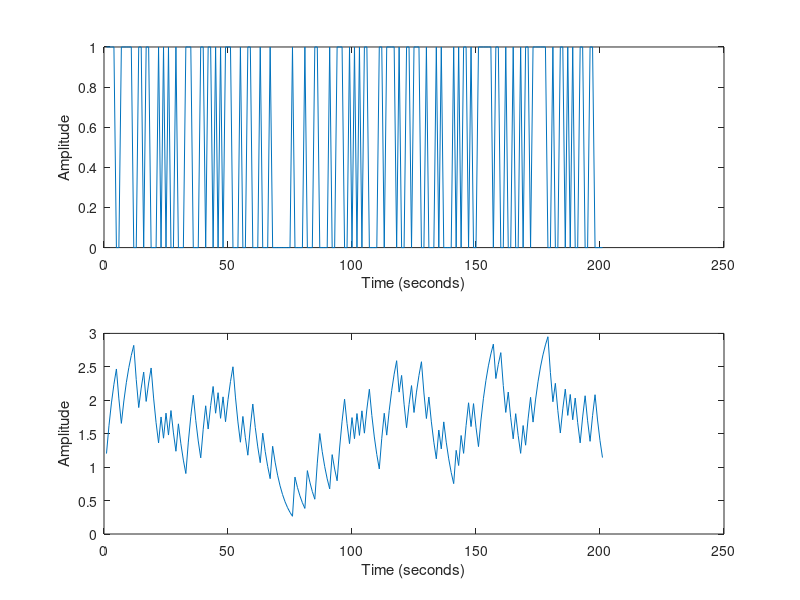
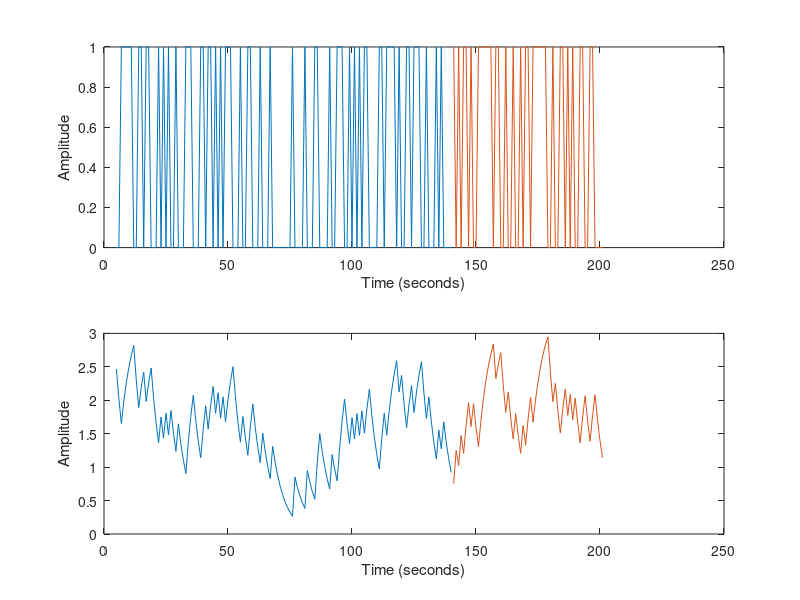

These figures' MATLAB source, in order: (Note: this script raises an error after producing the figures.)
%% Prova de Tecnicas de Modelagem de Sistemas Dinamicos

% Aluno: Matheus Brito Faria
% Numero de matricula: 2017074386
% Data: 31/08/2021

clear; clc; close all;
%% Carregando os dados
% Numero na chamada: 14
data=load('data_prova_tmsd_14.dat');

% Dados de entrada
u = data(:, 2);

% Dados de saida
y = data(:, 3);

% Dito no enunciado
ts = 1;

% Vetor de tempo
t = 1:ts:length(y);

figure();
subplot(2, 1, 1);
plot(t, u);
xlabel("Time (seconds)")
ylabel("Amplitude")
subplot(2, 1, 2);
plot(t, y);
xlabel("Time (seconds)")
ylabel("Amplitude")

% Separando os dados em identificacao e validacao em
% 70% para identificacao e 30% para validacao

% Removendo o degrau incial para remover informacoes do transiente inicial.

% E importante fazer esse tipo e abordagem para que possamos observar se os
% parametros realmente foram bem estimados, onde o sistema e colocar a
% prova com um outro conjunto de dados.

t_id = t(5:140);
u_id = u(5:140);
y_id = y(5:140);


% Fazendo a mesma coisa com os dados de validacao
t_val =t(141:end);
u_val =u(141:end);
y_val =y(141:end);


figure()

subplot(2, 1, 1);
plot(t_id, u_id);
hold on;plot(t_val, u_val);
xlabel("Time (seconds)")
ylabel("Amplitude")

subplot(2, 1, 2);
plot(t_id, y_id);
hold on;plot(t_val, y_val);
xlabel("Time (seconds)")
ylabel("Amplitude")


%% Encontrando o tempo morto theta usando a funcao de correlacao cruzada

figure();
[~,ry,~,~]=myccf([y_id u_id],100,0,1,'k');

% Ao analisar a funcao de correlacao cruzada e possivel considerar que ela 
% possui um pico no tempo 1 segundo, logo concluimos que o sistema possui 
% uma primeira elevação antes desse tempo e como estamos observando a 
% funcao em tempo discreto podemos considerar o tempo morto como zero.

% theta
delay_hat = 0;

%% Avaliando K e tau

% Usando a aproximacao 
% y(k) = a*y(k-1) + b*u(k-1), 
% onde a=1 - (T_s/tau) e b=T_s*K/tau
% que vem da aproximacao dy/dt = (y(k+1) - y(k))/T_s
% conseguimos obter tau_hat = T_s / (a_hat - 1) e K_hat = b_hat*tau_hat/T_s
% Podemos analisar o sistema e gerar os parametros a partir do algoritmo de
% minimos quadrados.

% Criando a matriz Psi
psi = [y_id(1:end-1-delay_hat) u_id(1:end-1-delay_hat)];

% Calculando a pseudo inversa e multiplicando pelo y
Theta_hat = inv(psi'*psi)*psi'*y_id(2+delay_hat:end);

% Convertendo os parametros do algoritmo de minimos quadrados para os
% parametros de requeridos
tal_hat = -ts / (Theta_hat(1) - 1);
K_hat = (Theta_hat(2)*tal_hat) / ts;

% Recriando a funcao com os valores obtidos onde temos
% K = 3.5      theta = 0        tau = 5.5167

s=tf('s');
G_hat = (K_hat*exp(-delay_hat*s))/(tal_hat*s + 1);

% Fazendo a simulacao da funcao com os dados de validacao
y_hat = lsim(G_hat, u_val, t_val);

% Comparando os resultados
figure();
plot(t_val, y_val, 'k');
hold on;
plot(t_val, y_hat);
xlabel("Time (seconds)")
ylabel("Amplitude")

% Observando o resultado e possivel notar que o sistema conseguiu
% representar muito bem os dados de validacao, salvo a parte inicial que
% ficou menos precisa. Isso ocorre devido as interferencias das condicoes
% iniciais do sistema, ao fazer a simulacao dos dados com a entrada
% (validacao) o MatLab considera condicoes inciais nulas, enquanto na
% realidade os dados de validacao nao estao sob condicoes inciais nulas e
% isso causa uma interferencia de maneira mais abrupta nos primeiros 10
% segundos, um pouco menos abrupta nos proximos 10 segundos e a partir de
% entao o modelo consegue acompanhar muito bem o sistema.










